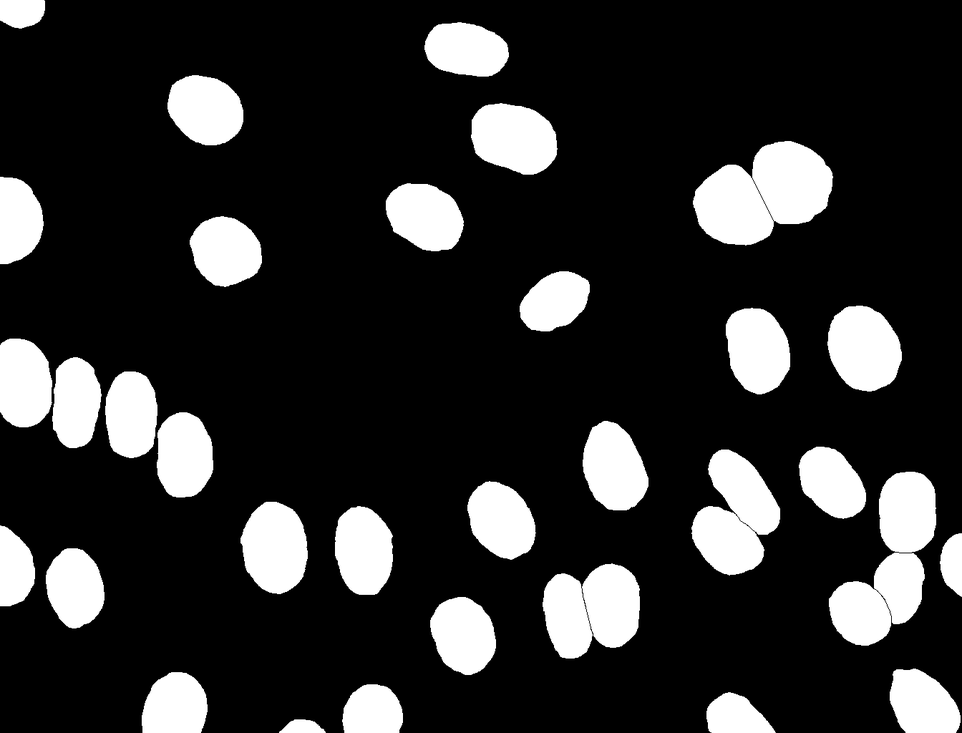
#> input picture Data/0.png, 962 x 733 px, shrunk from 1344 x 1024 before the run, given in place of t01.tif, which was not available
$ jupyter execute --allow-errors TestIna.ipynb   (shell and % lines are left out)
#> lines starting #> are read from the running program, lines starting #| are printed output that depends on the picture
[cell 1]
%pylab
import skimage.io as sk

img = sk.imread("Data/N2DH-GOWT1/img/t01.tif") #Versuch Bild zu laden
#> img is the input picture: shape (733, 962); min 0, max 255, mean 46.2
imshow(img, "gray")
colorbar()
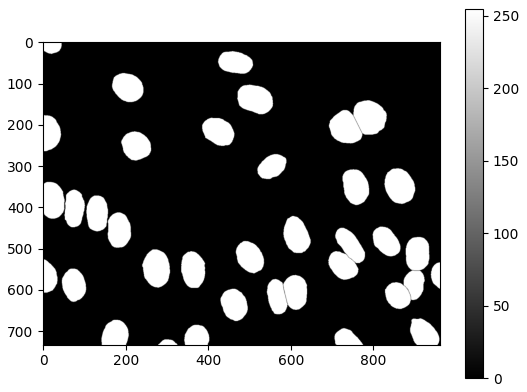
#> figure drawn by matplotlib, 2 panels

[cell 2]
import numpy as np
p = int(input("Length of matrix: "))
#> the answer given: 3

$ run again, on Data/1.png
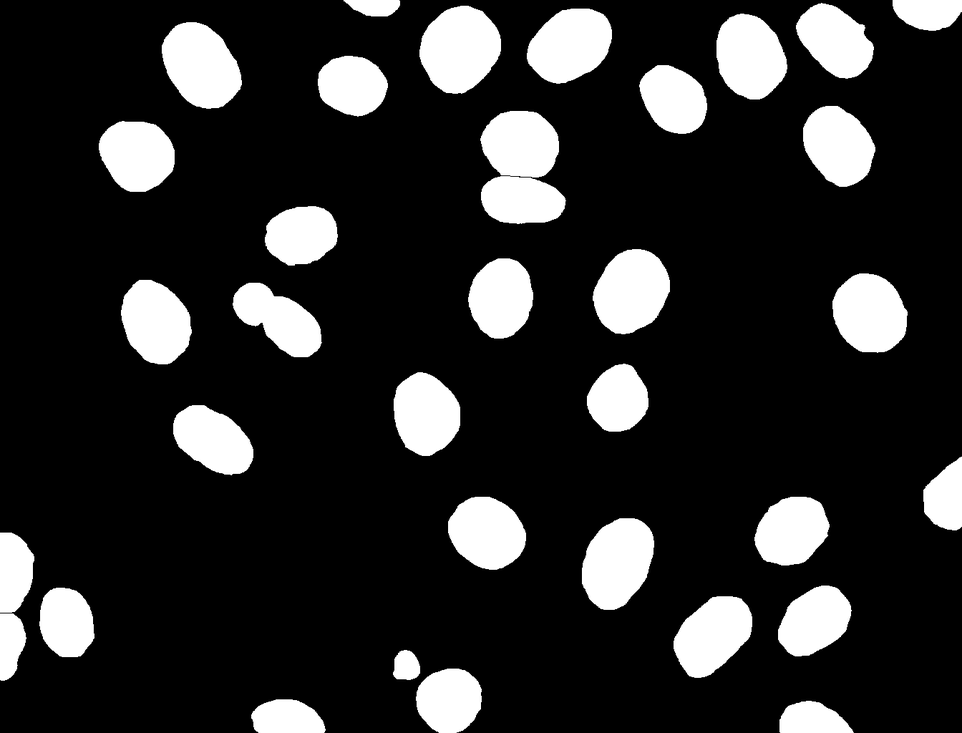
#> input picture Data/1.png, 962 x 733 px, shrunk from 1344 x 1024 before the run, given in place of t01.tif, which was not available
#> img is the input picture: shape (733, 962); min 0, max 255, mean 44.3
#> `[cell 1] %pylab import skimage.io as sk  img = sk.imread("Data/N2DH-GO..`:
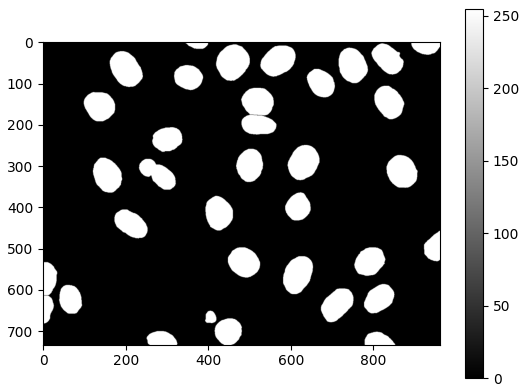
#> figure drawn by matplotlib, 2 panels
